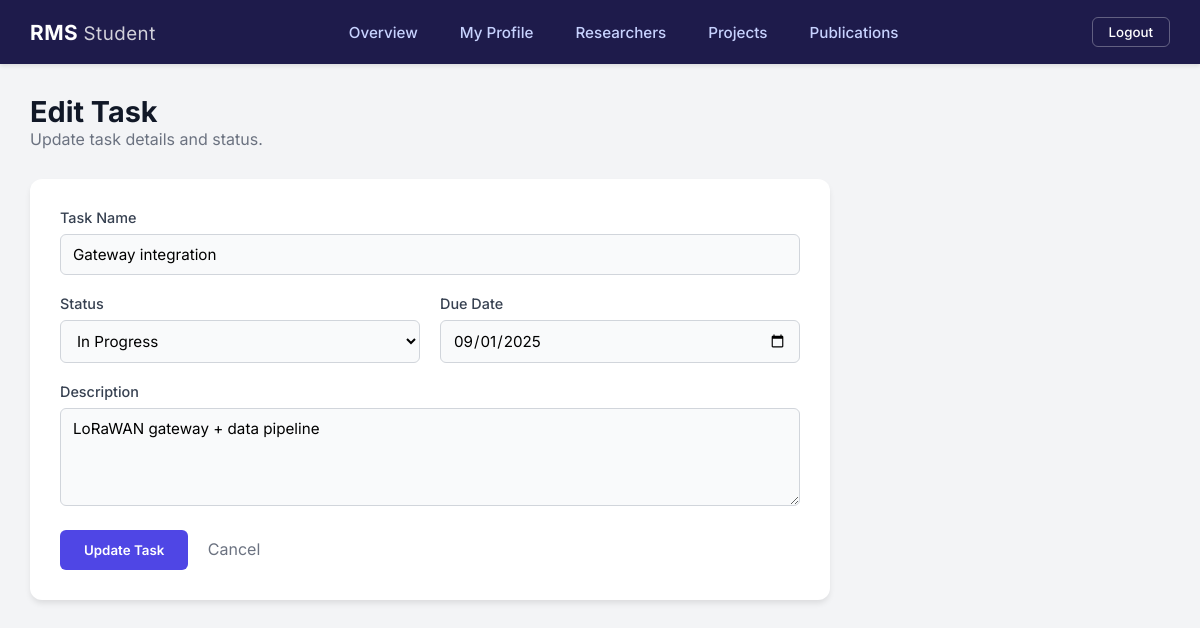
The app's page /modules/tasks/edit.php?id=t101 (signed in) with its own data.
### tables this page shows
CREATE TABLE `project_task` (
  `task_id` varchar(36) NOT NULL,
  `project_id` varchar(36) NOT NULL,
  `task_name` varchar(255) NOT NULL,
  `task_description` text DEFAULT NULL,
  `task_status` enum('not_started','in_progress','completed') NOT NULL,
  `due_date` date NOT NULL
);

### modules/tasks/edit.php (the view, shortened to what this page needs)
<?php
require_once __DIR__ . '/../../config/db_connect.php';
$id = $_GET['id'] ?? null;
$uid = $_SESSION['uid'];
if ($_SESSION['user_type'] == 'admin') {
    $query = "SELECT * FROM project_task WHERE task_id = ?";
    $stmt = $conn->prepare($query);
    $stmt->bind_param("s", $id);
} else {
    $query = "SELECT pt.* FROM project_task pt
              JOIN researcher_project rp ON pt.project_id = rp.project_id
              WHERE pt.task_id = ? AND rp.researcher_id = ?";
    $stmt = $conn->prepare($query);
    $stmt->bind_param("ss", $id, $uid);
}
$stmt->execute();
$task = $stmt->get_result()->fetch_assoc();
?>
<!DOCTYPE html>
<html lang="en">
<head>
    <link rel="stylesheet" href="/research_management/public/css/style.css?v=<?php echo time(); ?>">
</head>
<body>
    <div class="dashboard-container">
        <?php include __DIR__ . '/../../public/includes/topbar.php'; ?>
        <main class="main-content">
            <div class="page-header">
                <h1>Edit Task</h1>
                <p>Update task details and status.</p>
            </div>
            <div class="form-container">
                <form action="edit.php?id=<?php echo $id; ?>" method="POST" class="modern-form">
                    <div class="form-group">
                        <label>Task Name</label>
                        <input type="text" name="task_name" value="<?php echo htmlspecialchars($task['task_name']); ?>"
                            required>
                    </div>
                    <div style="display: flex; gap: 20px;">
                        <div class="form-group" style="flex: 1;">
                            <label>Status</label>
                            <select name="task_status" required>
                                <option value="in_progress" <?php if ($task['task_status'] == 'in_progress')
                                    echo 'selected'; ?>>In Progress</option>
                            </select>
                        </div>
                        <div class="form-group" style="flex: 1;">
                            <label>Due Date</label>
                            <input type="date" name="due_date"
                                value="<?php echo htmlspecialchars($task['due_date']); ?>" required>
                        </div>
                    </div>
                    <div class="form-group">
                        <label>Description</label>
                        <textarea name="task_description" rows="4"
                            required><?php echo htmlspecialchars($task['task_description']); ?></textarea>
                    </div>
                    <button type="submit" class="btn-submit">Update Task</button>
                    <?php
                    $dashboard_url = ($_SESSION['user_type'] == 'faculty') ? '/research_management/public/dashboard_faculty.php' : '/research_management/public/dashboard.php';
                    ?>
                    <a href="<?php echo $dashboard_url; ?>"
                        style="margin-left: 15px; color: #6b7280; text-decoration: none;">Cancel</a>
                </form>
            </div>
        </main>
    </div>
</body>
</html>

### public/css/style.css (style rules this page uses)
* { margin: 0; padding: 0; box-sizing: border-box; font-family: 'Inter', sans-serif; }
body { background-color: #f3f4f6; min-height: 100vh; }
.form-group { margin-bottom: 20px; }
.form-group label { display: block; margin-bottom: 8px; color: #374151; font-weight: 500; font-size: 0.9rem; }
.form-group input { width: 100%; padding: 12px 16px; border: 1px solid #d1d5db; border-radius: 8px; font-size: 1rem; transition: all 0.2s; background: #f9fafb; }
.dashboard-container { display: flex; flex-direction: column; min-height: 100vh; }
.main-content { flex: 1; padding: 30px; max-width: 1200px; margin: 0 auto; width: 100%; }
.page-header { margin-bottom: 30px; }
.page-header h1 { font-size: 1.8rem; color: #111827; }
.page-header p { color: #6b7280; }
.form-container { background: white; padding: 30px; border-radius: 12px; box-shadow: 0 4px 6px -1px rgba(0, 0, 0, 0.1); max-width: 800px; }
.modern-form .form-group { margin-bottom: 20px; }
.modern-form label { display: block; margin-bottom: 8px; font-weight: 500; color: #374151; }
.modern-form input, .modern-form select, .modern-form textarea { width: 100%; padding: 10px 12px; border: 1px solid #d1d5db; border-radius: 6px; font-size: 0.95rem; transition: border-color 0.2s; background: #f9fafb; }
.btn-submit { background: #4f46e5; color: white; padding: 12px 24px; border: none; border-radius: 6px; font-weight: 600; cursor: pointer; transition: background 0.2s; }

### records on screen
project_task: task_name "Gateway integration", task_status "In Progress", due_date "09/01/2025", task_description "LoRaWAN gateway + data pipeline"

### other values on screen
$user_type "Student"
